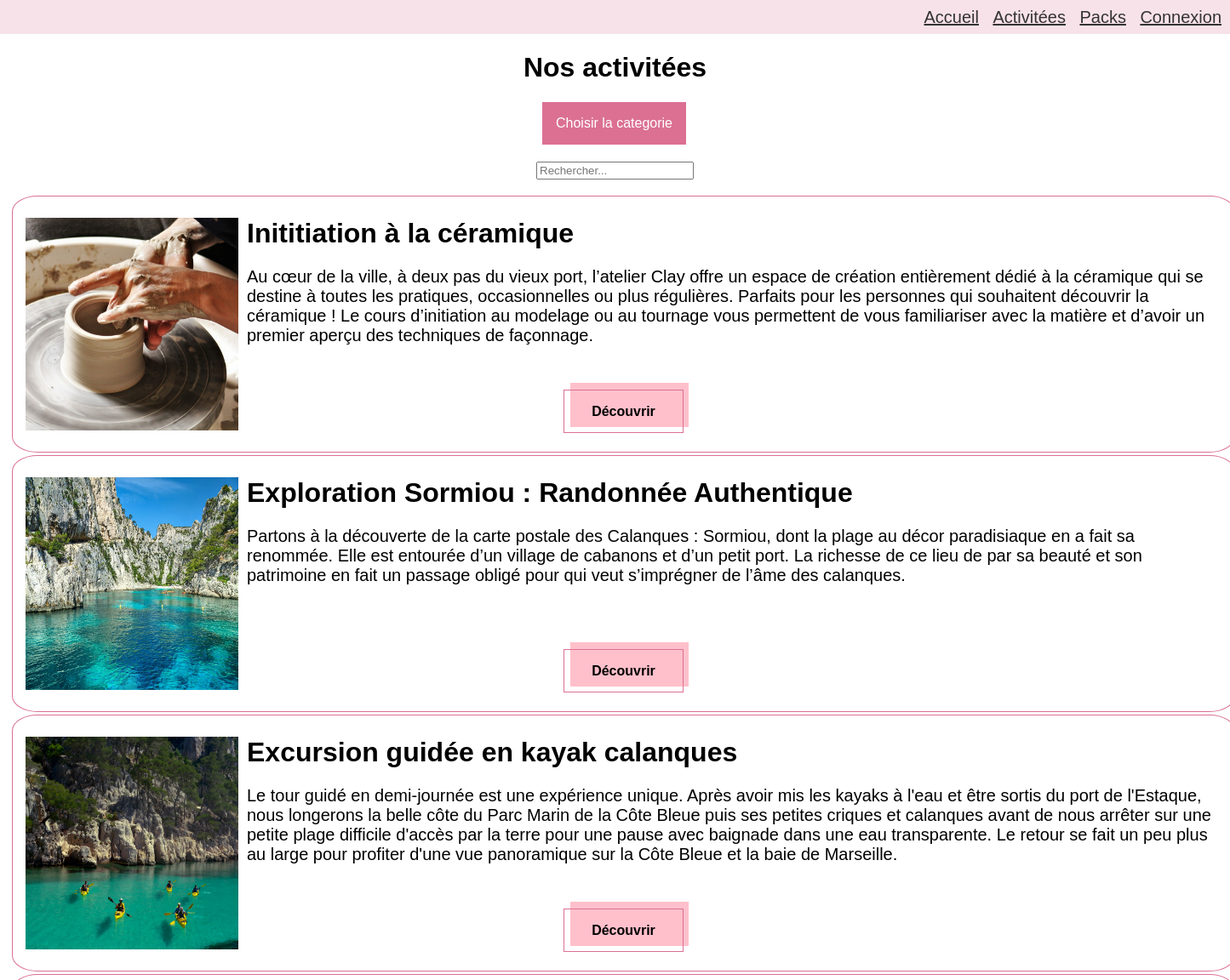
/activities/ (upper part), run on an earlier commit of the app's database.
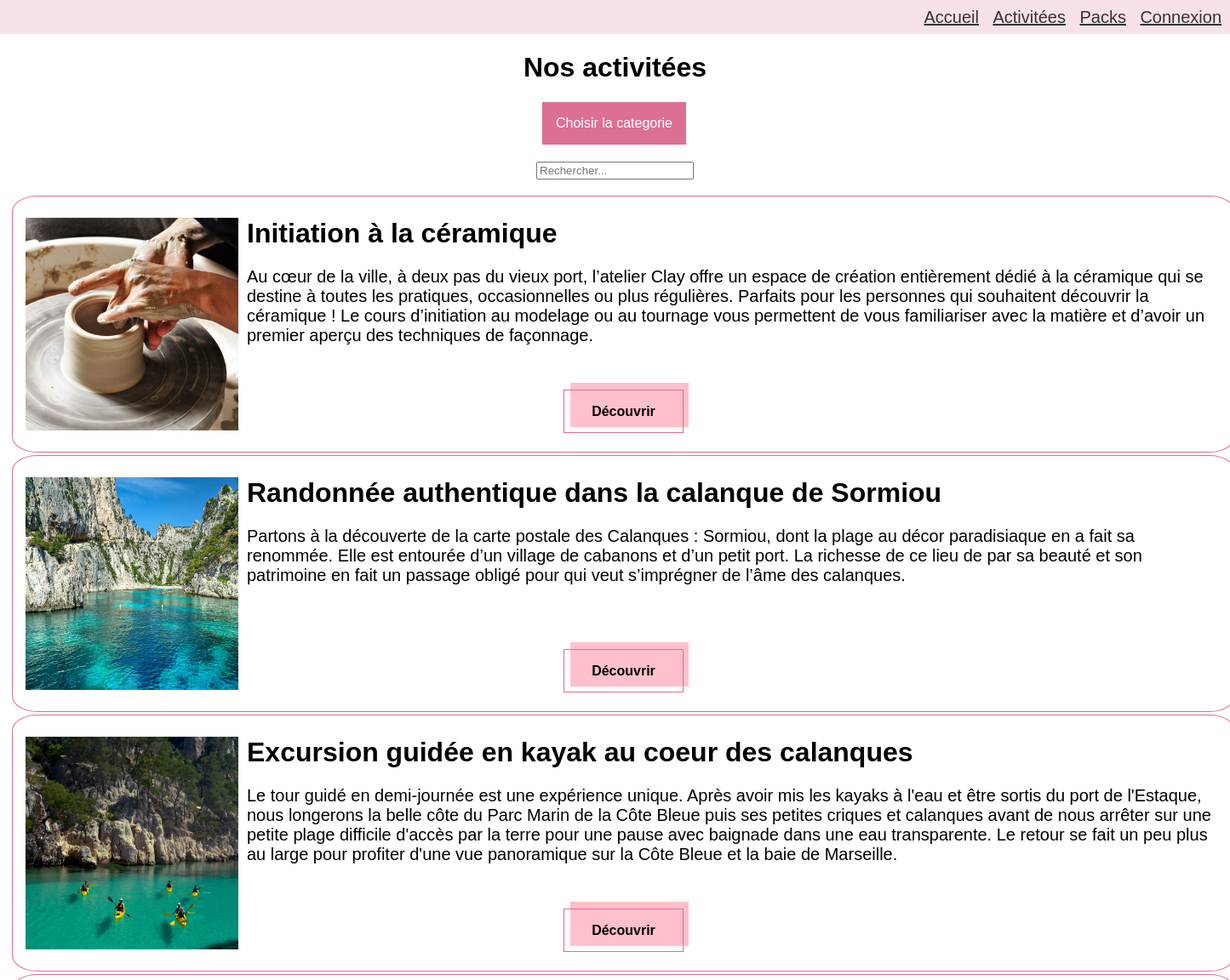
And on a later commit of the database.
### MarseilleInsiderApp/models.py (models this page shows, shortened)
class Loisir(models.Model):
    SAISON_CHOICES = [
        ('ETE', 'en Été'),
        ('HIVER', 'en Hiver'),
        ('AUTOMNE', 'en Automne'),
        ('PRINTEMPS', 'au Printemps'),
        ('TA',"toute l'Année")
    ]
    id_loisir = models.AutoField(primary_key=True)
    nom_loisir = models.CharField(max_length=255, verbose_name="Nom du loisir")
    num_voie = models.IntegerField(verbose_name="Numéro de la voie")
    nom_voie = models.CharField(max_length=50, verbose_name="Nom de la voie")
    code_postal = models.IntegerField(verbose_name="Code postale")
    ville = models.CharField(max_length=50, verbose_name="Ville")
    categorie = models.ForeignKey(Catégorie, on_delete=models.CASCADE)
    id_fournisseur = models.ForeignKey(Fournisseur, on_delete=models.CASCADE)
    prix_fournisseur = models.ForeignKey(Prix, on_delete=models.CASCADE)
    saisons = models.CharField(max_length=10, choices=SAISON_CHOICES, verbose_name="Saison")
    description=models.TextField(verbose_name="Description du loisir")

### MarseilleInsiderApp/views.py (the view)
# urls.py: path('activities/',vw_activities,name='all_activities'),
def vw_activities(request, ):
    return render(request, "activities_page.html",
                  {"Loisirs": Loisir.objects.all(), "Categories": Catégorie.objects.all()})

### MarseilleInsiderApp/templates/activities_page.html (shortened to what this page needs)
{% extends 'base.html' %}
{% load static %}
{% block head %}
    <link rel="stylesheet" href="https://code.jquery.com/ui/1.12.1/themes/base/jquery-ui.css">
{% endblock %}
{% block page_title %}
    <h1>Nos activitées</h1>
{% endblock %}
{% block content %}
    <div class="spacing">
    <div class="dropdown">
        <button class="dropbtn">Choisir la categorie</button>
    </div>
    </div>
<div class="search">
    <input type="text" id="searchInput" placeholder="Rechercher...">
 </div>
    {% for loisir in Loisirs %}
        <div class="activity">
            <div class="image-container">
                <img src="{% static 'images/loisirs/'%}{{loisir.id_loisir}}/1.jpeg">
            </div>
            <h1>{{ loisir.nom_loisir }}</h1>
            <h2>{{ loisir.description }}</h2>
            <div class="button-container">
                <a href="/activity/{{ loisir.id_loisir }}/" class="activity-button">Découvrir</a>
            </div>
        </div>
    {% endfor %}
{% endblock %}

What changed in the data, as far as the page shows it:
changed Loisir: nom_loisir "Inititiation à la céramique" → "Initiation à la céramique"
changed Loisir: nom_loisir "Exploration Sormiou : Randonnée Authentique" → "Randonnée authentique dans la calanque de Sormiou"
changed Loisir: nom_loisir "Excursion guidée en kayak calanques" → "Excursion guidée en kayak au coeur des calanques"
